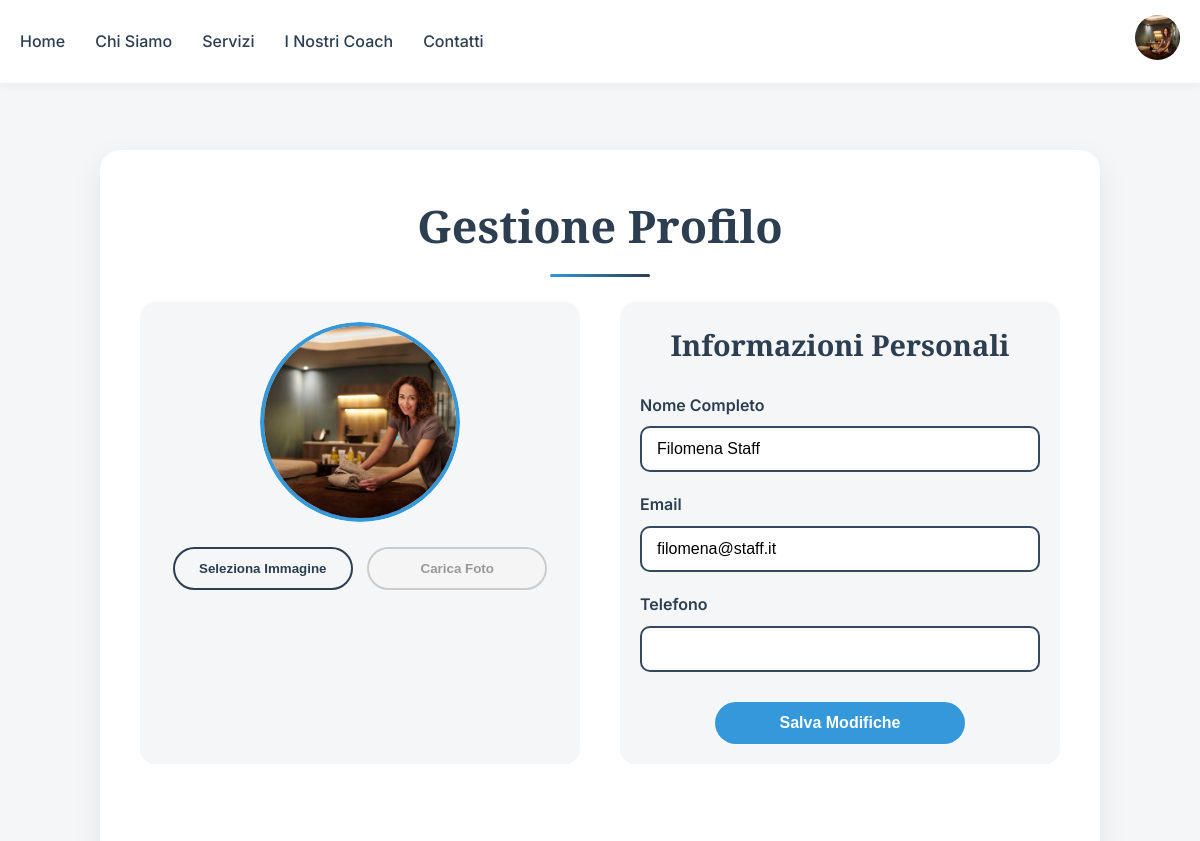
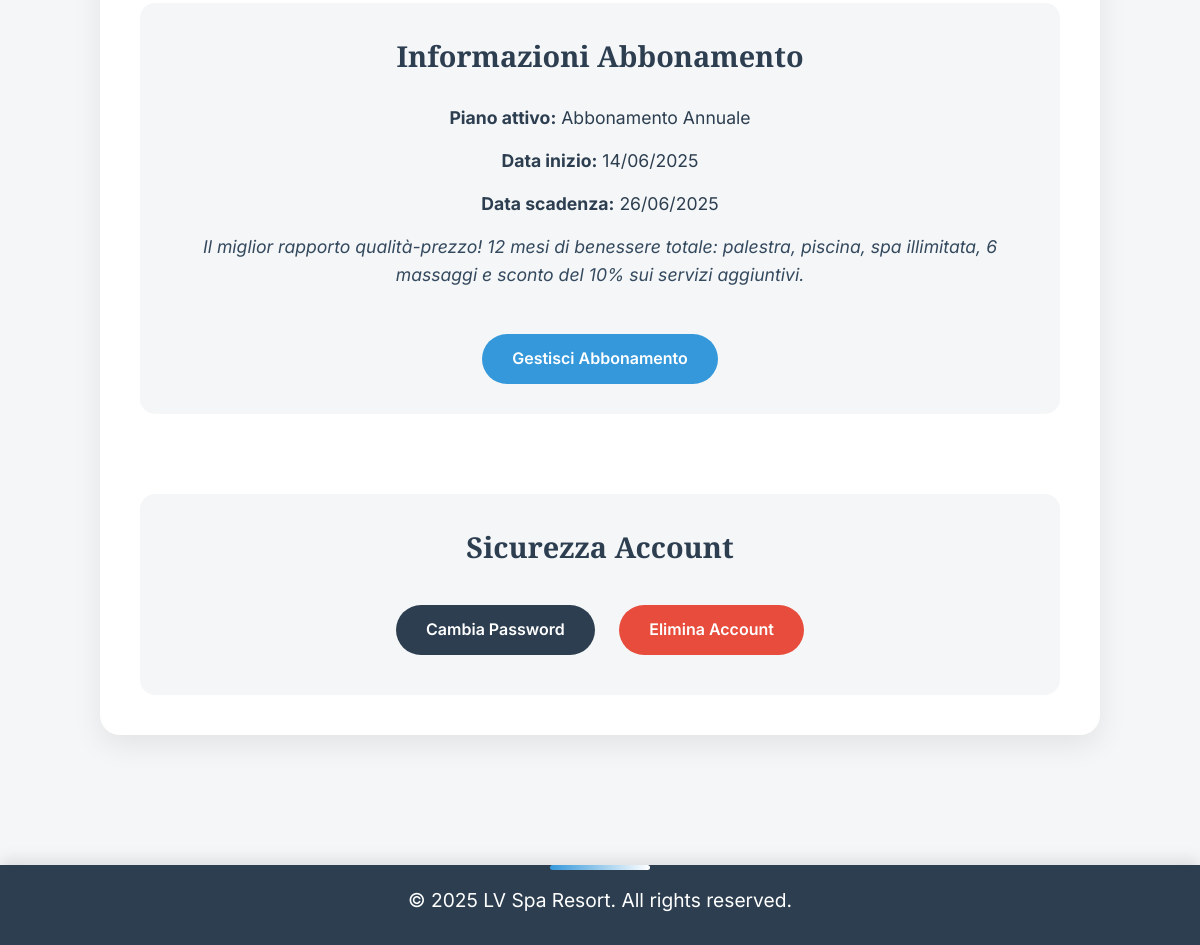
/profile/ (signed in), run on the app's committed database (2 pictures, top to bottom).
### users/models.py (models this page shows, shortened)
class User(AbstractBaseUser, PermissionsMixin):
    full_name = models.CharField(max_length=255, default="Nome Cognome")
    email = models.EmailField(unique=True)
    phone = models.CharField(max_length=20, blank=True)
    profile_picture = models.ImageField(
        upload_to="profile_pics/",
        default="profile_pics/def_pfp.png",
        null=True,
        blank=True
    )
    is_active = models.BooleanField(default=True)
    is_staff = models.BooleanField(default=False)
    is_superuser = models.BooleanField(default=False)
    objects = UserManager()
    USERNAME_FIELD = 'email'
    def get_active_subscription(self):
        return Subscription.objects.filter(
            user=self,
            is_active=True
        ).first()

### subscriptions/models.py (models this page shows, shortened)
class Subscription(models.Model):
    user = models.ForeignKey('users.User', on_delete=models.CASCADE)
    plan = models.ForeignKey('subscriptions.SubscriptionPlan', on_delete=models.SET_NULL, null=True, blank=True)
    start_date = models.DateTimeField(auto_now_add=True)
    end_date = models.DateTimeField(blank=True, null=True)
    is_active = models.BooleanField(default=True)

class SubscriptionPlan(models.Model):
    name = models.CharField(max_length=100)
    price = models.FloatField()
    duration = models.IntegerField(help_text="Durata in mesi")
    description = models.TextField()

### users/views/profile.py (the view)
# urls.py: path('profile/', profile_view, name='profile'),
@login_required
def profile_view(request):
    return render(request, 'users/profile.html')

### users/templates/users/profile.html (shortened to what this page needs)
{% extends 'users/navbar_template.html' %}
{% load static %}
{% block content %}
<!DOCTYPE html>
<html lang="it">
<head>
    <link rel="stylesheet" href="{% static 'users/css/profile.css' %}">
    <link rel="stylesheet" href="{% static 'users/css/messages.css' %}">
</head>
<body>
    <section class="profile-section">
        <div class="profile-container">
            <h1>Gestione Profilo</h1>
            <div class="profile-content">
                <div class="profile-picture-section">
                    <div class="profile-picture-container">
                        <img src="{{ user.profile_picture.url }}"
                        alt="Profile Picture" class="current-profile-pic">
                    </div>
                    <form id="profile-pic-form" enctype="multipart/form-data" method="post" action="{% url 'update-profile-picture' %}">
                        <button type="button" id="change-photo-btn" class="profile-button">Seleziona Immagine</button>
                        <button type="submit" id="upload-photo-btn" class="profile-button btn-accent" disabled>Carica Foto</button>
                    </form>
                </div>
                <div class="personal-info-section">
                    <h2>Informazioni Personali</h2>
                    <form method="post" action="{% url 'update-profile' %}">
                        <div class="form-group">
                            <label for="full_name">Nome Completo</label>
                            <input type="text" id="full_name" name="full_name" value="{{ user.full_name }}" required>
                        </div>
                        <div class="form-group">
                            <label for="email">Email</label>
                            <input type="email" id="email" name="email" value="{{ user.email }}" required>
                        </div>
                        <div class="form-group">
                            <label for="phone">Telefono</label>
                            <input type="tel" id="phone" name="phone" value="{{ user.phone }}">
                        </div>
                        <button type="submit" class="save-btn">Salva Modifiche</button>
                    </form>
                </div>
                <div class="subscription-info">
                    <h2>Informazioni Abbonamento</h2>
                    <div class="subscription-details">
                      {% with active_sub=user.get_active_subscription %}
                        {% if active_sub %}
                          <p><strong>Piano attivo:</strong> {{ active_sub.plan.name }}</p>
                          <p><strong>Data inizio:</strong> {{ active_sub.start_date|date:"d/m/Y" }}</p>
                          <p><strong>Data scadenza:</strong> {{ active_sub.end_date|date:"d/m/Y" }}</p>
                          <p class="subscription-description">{{ active_sub.plan.description }}</p>
                          <a href="{% url 'subscription_plans' %}" class="manage-subscription-btn">Gestisci Abbonamento</a>
                        {% else %}
                          <p>Non hai ancora sottoscritto alcun abbonamento.</p>
                          <a href="{% url 'subscription_plans' %}" class="subscribe-btn">Scopri i nostri abbonamenti</a>
                        {% endif %}
                      {% endwith %}
                    </div>
                </div>
            <div class="account-security">
                <h2>Sicurezza Account</h2>
                <a href="{% url 'login' %}" class="security-btn">Cambia Password</a>
                <a href="{% url 'delete-account' %}" class="security-btn delete-account">Elimina Account</a>
            </div>
        </div>
    </section>
    <footer>
        <p>&copy; 2025 LV Spa Resort. All rights reserved.</p>
    </footer>
{% endblock %}

### users/templates/users/navbar_template.html (shortened to what this page needs)
{% load static %}
<!DOCTYPE html>
<html lang="it">
<head>
    <link rel="stylesheet" href="{% static 'users/css/home.css' %}">
</head>
<body>
    <header>
        <nav class="navbar">
            <ul class="nav-links">
                <li><a href="{% url 'home' %}#home">Home</a></li>
                <li><a href="{% url 'home' %}#about">Chi Siamo</a></li>
                <li><a href="{% url 'home' %}#services">Servizi</a></li>
                <li><a href="{% url 'home' %}#coaches">I Nostri Coach</a></li>
                <li><a href="{% url 'home' %}#contact">Contatti</a></li>
            </ul>
            <div class="header-actions">
                {% if user.is_authenticated %}
                    <div class="dropdown">
                        <img
                            src="{{ user.profile_picture.url }}"
                            alt="Immagine profilo utente"
                            class="user-profile-pic"
                        >
                    </div>
                {% else %}
                    <button class="login-btn" onclick="window.location.href='{% url 'login' %}?tab=login'">Login</button>
                    <button class="register-btn" onclick="window.location.href='{% url 'login' %}?tab=register'">Registrati</button>
                {% endif %}
            </div>
        </nav>
    </header>
{% block content %}{% endblock %}
</body>
</html>

### users/static/users/css/home.css (style rules this page uses)
* { margin: 0; padding: 0; box-sizing: border-box; }
:root { --primary-color: #2C3E50; --secondary-color: #34495E; --accent-color: #3498DB; --background-color: #F4F6F7; --text-color: #2C3E50; --white: #FFFFFF; }
body { font-family: 'Inter', sans-serif; line-height: 1.6; background-color: var(--background-color); color: var(--text-color); }
header { position: fixed; top: 0; width: 100%; background-color: var(--white); box-shadow: 0 2px 10px rgba(0, 0, 0, 0.05); z-index: 1000; padding: 15px 0; }
header nav { max-width: 1200px; margin: 0 auto; display: flex; justify-content: space-between; align-items: center; padding: 0 20px; }
header nav ul { display: flex; list-style: none; gap: 30px; }
header nav ul li a { text-decoration: none; color: var(--primary-color); font-weight: 500; transition: color 0.3s ease; position: relative; }
header nav ul li a::after { content: ''; position: absolute; width: 0; height: 2px; bottom: -5px; left: 0; background-color: var(--accent-color); transition: width 0.3s ease; }
.header-actions { display: flex; gap: 20px; }
.dropdown { position: relative; display: inline-block; }
.user-profile-pic { width: 45px; height: 45px; border-radius: 50%; cursor: pointer; transition: transform 0.2s ease; }
footer { background-color: var(--primary-color); color: var(--white); text-align: center; padding: 20px 10px; margin-top: 50px; position: relative; box-shadow: 0 -5px 15px rgba(0, 0, 0, 0.1); }
footer p { font-size: 1.2rem; font-weight: 400; margin-bottom: 10px; font-family: 'Inter', sans-serif; }
footer::before { content: ''; position: absolute; top: 0; left: 50%; transform: translateX(-50%); width: 100px; height: 5px; background: linear-gradient(to right, var(--accent-color), var(--white)); border-radius: 50px; margin-bottom: 10px; }

### data on the page
User: profile_picture (picture), full_name "Filomena Staff", email "filomena@staff.it"
Subscription: plan.name "Abbonamento Annuale", start_date "14/06/2025", end_date "26/06/2025", plan.description "Il miglior rapporto qualità-prezzo! 12 mesi di benessere totale: palestra, piscina, spa illimitata, 6 massaggi e sconto del 10% sui servizi aggiuntivi."
